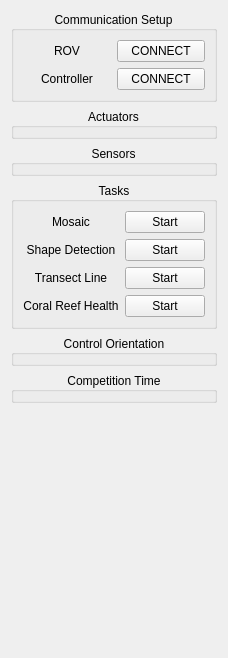
              <widget class="QWidget" name="scrollAreaWidgetContents_3">
               <property name="geometry">
                <rect>
                 <x>0</x>
                 <y>0</y>
                 <width>206</width>
                 <height>658</height>
                </rect>
               </property>
               <layout class="QGridLayout" name="gridLayout_10">
                <item row="0" column="0">
                 <layout class="QVBoxLayout" name="verticalLayout">
                  <item>
                   <widget class="QGroupBox" name="group_box_comms_connect">
                    <property name="title">
                     <string>Communication Setup</string>
                    </property>
                    <property name="alignment">
                     <set>Qt::AlignCenter</set>
                    </property>
                    <layout class="QGridLayout" name="gridLayout_4">
                     <item row="0" column="1">
                      <widget class="QPushButton" name="control_rov_connect">
                       <property name="sizePolicy">
                        <sizepolicy hsizetype="Preferred" vsizetype="Preferred">
                         <horstretch>0</horstretch>
                         <verstretch>0</verstretch>
                        </sizepolicy>
                       </property>
                       <property name="minimumSize">
                        <size>
                         <width>0</width>
                         <height>0</height>
                        </size>
                       </property>
                       <property name="text">
                        <string>CONNECT</string>
                       </property>
                       <property name="checkable">
                        <bool>true</bool>
                       </property>
                      </widget>
                     </item>
                     <item row="1" column="1">
                      <widget class="QPushButton" name="control_controller_connect">
                       <property name="sizePolicy">
                        <sizepolicy hsizetype="Preferred" vsizetype="Preferred">
                         <horstretch>0</horstretch>
                         <verstretch>0</verstretch>
                        </sizepolicy>
                       </property>
                       <property name="minimumSize">
                        <size>
                         <width>0</width>
                         <height>0</height>
                        </size>
                       </property>
                       <property name="text">
                        <string>CONNECT</string>
                       </property>
                       <property name="checkable">
                        <bool>true</bool>
                       </property>
                      </widget>
                     </item>
                     <item row="0" column="0">
                      <widget class="QLabel" name="label_3">
                       <property name="text">
                        <string>ROV</string>
                       </property>
                       <property name="alignment">
                        <set>Qt::AlignCenter</set>
                       </property>
                      </widget>
                     </item>
                     <item row="1" column="0">
                      <widget class="QLabel" name="label_4">
                       <property name="text">
                        <string>Controller</string>
                       </property>
                       <property name="alignment">
                        <set>Qt::AlignCenter</set>
                       </property>
                      </widget>
                     </item>
                    </layout>
                   </widget>
                  </item>
                  <item>
                   <widget class="QGroupBox" name="actuator_control">
                    <property name="title">
                     <string>Actuators</string>
                    </property>
                    <property name="alignment">
                     <set>Qt::AlignCenter</set>
                    </property>
                   </widget>
                  </item>
                  <item>
                   <widget class="QGroupBox" name="sensor_control">
                    <property name="title">
                     <string>Sensors</string>
                    </property>
                    <property name="alignment">
                     <set>Qt::AlignCenter</set>
                    </property>
                   </widget>
                  </item>
                  <item>
                   <widget class="QGroupBox" name="group_box_tasks">
                    <property name="title">
                     <string>Tasks</string>
                    </property>
                    <property name="alignment">
                     <set>Qt::AlignCenter</set>
                    </property>
                    <layout class="QGridLayout" name="gridLayout_18">
                     <item row="3" column="1">
                      <widget class="QPushButton" name="control_vision_coral_health">
                       <property name="sizePolicy">
                        <sizepolicy hsizetype="Preferred" vsizetype="Preferred">
                         <horstretch>0</horstretch>
                         <verstretch>0</verstretch>
                        </sizepolicy>
                       </property>
                       <property name="minimumSize">
                        <size>
                         <width>0</width>
                         <height>0</height>
                        </size>
                       </property>
                       <property name="text">
                        <string>Start</string>
                       </property>
                       <property name="checkable">
                        <bool>true</bool>
                       </property>
                      </widget>
                     </item>
                     <item row="3" column="0">
                      <widget class="QLabel" name="label_12">
                       <property name="text">
                        <string>Coral Reef Health</string>
                       </property>
                       <property name="alignment">
                        <set>Qt::AlignCenter</set>
                       </property>
                      </widget>
                     </item>
                     <item row="0" column="0">
                      <widget class="QLabel" name="label_6">
                       <property name="text">
                        <string>Mosaic</string>
                       </property>
                       <property name="alignment">
                        <set>Qt::AlignCenter</set>
                       </property>
                      </widget>
                     </item>
                     <item row="1" column="1">
                      <widget class="QPushButton" name="control_vision_shape_detection">
                       <property name="sizePolicy">
                        <sizepolicy hsizetype="Preferred" vsizetype="Preferred">
                         <horstretch>0</horstretch>
                         <verstretch>0</verstretch>
                        </sizepolicy>
                       </property>
                       <property name="minimumSize">
                        <size>
                         <width>0</width>
                         <height>0</height>
                        </size>
                       </property>
                       <property name="text">
                        <string>Start</string>
                       </property>
                       <property name="checkable">
                        <bool>true</bool>
                       </property>
                      </widget>
                     </item>
                     <item row="1" column="0">
                      <widget class="QLabel" name="label_7">
                       <property name="text">
                        <string>Shape Detection</string>
                       </property>
                       <property name="alignment">
                        <set>Qt::AlignCenter</set>
                       </property>
                      </widget>
                     </item>
                     <item row="2" column="1">
                      <widget class="QPushButton" name="control_vision_transect_line">
                       <property name="sizePolicy">
                        <sizepolicy hsizetype="Preferred" vsizetype="Preferred">
                         <horstretch>0</horstretch>
                         <verstretch>0</verstretch>
                        </sizepolicy>
                       </property>
                       <property name="minimumSize">
                        <size>
                         <width>0</width>
                         <height>0</height>
                        </size>
                       </property>
                       <property name="text">
                        <string>Start</string>
                       </property>
                       <property name="checkable">
                        <bool>true</bool>
                       </property>
                      </widget>
                     </item>
                     <item row="0" column="1">
                      <widget class="QPushButton" name="control_vision_mosaic">
                       <property name="sizePolicy">
                        <sizepolicy hsizetype="Preferred" vsizetype="Preferred">
                         <horstretch>0</horstretch>
                         <verstretch>0</verstretch>
                        </sizepolicy>
                       </property>
                       <property name="minimumSize">
                        <size>
                         <width>0</width>
                         <height>0</height>
                        </size>
                       </property>
                       <property name="text">
                        <string>Start</string>
                       </property>
                       <property name="checkable">
                        <bool>true</bool>
                       </property>
                      </widget>
                     </item>
                     <item row="2" column="0">
                      <widget class="QLabel" name="label_13">
                       <property name="text">
                        <string>Transect Line</string>
                       </property>
                       <property name="alignment">
                        <set>Qt::AlignCenter</set>
                       </property>
                      </widget>
                     </item>
                    </layout>
                   </widget>
                  </item>
                  <item>
                   <widget class="QGroupBox" name="orientation_control">
                    <property name="title">
                     <string>Control Orientation</string>
                    </property>
                    <property name="alignment">
                     <set>Qt::AlignCenter</set>
                    </property>
                   </widget>
                  </item>
                  <item>
                   <widget class="QGroupBox" name="timer_control">
                    <property name="title">
                     <string>Competition Time</string>
                    </property>
                    <property name="alignment">
                     <set>Qt::AlignCenter</set>
                    </property>
                   </widget>
                  </item>
                 </layout>
                </item>
                <item row="2" column="0">
                 <spacer name="verticalSpacer">
                  <property name="orientation">
                   <enum>Qt::Vertical</enum>
                  </property>
                  <property name="sizeHint" stdset="0">
                   <size>
                    <width>20</width>
                    <height>40</height>
                   </size>
                  </property>
                 </spacer>
                </item>
               </layout>
              </widget>
